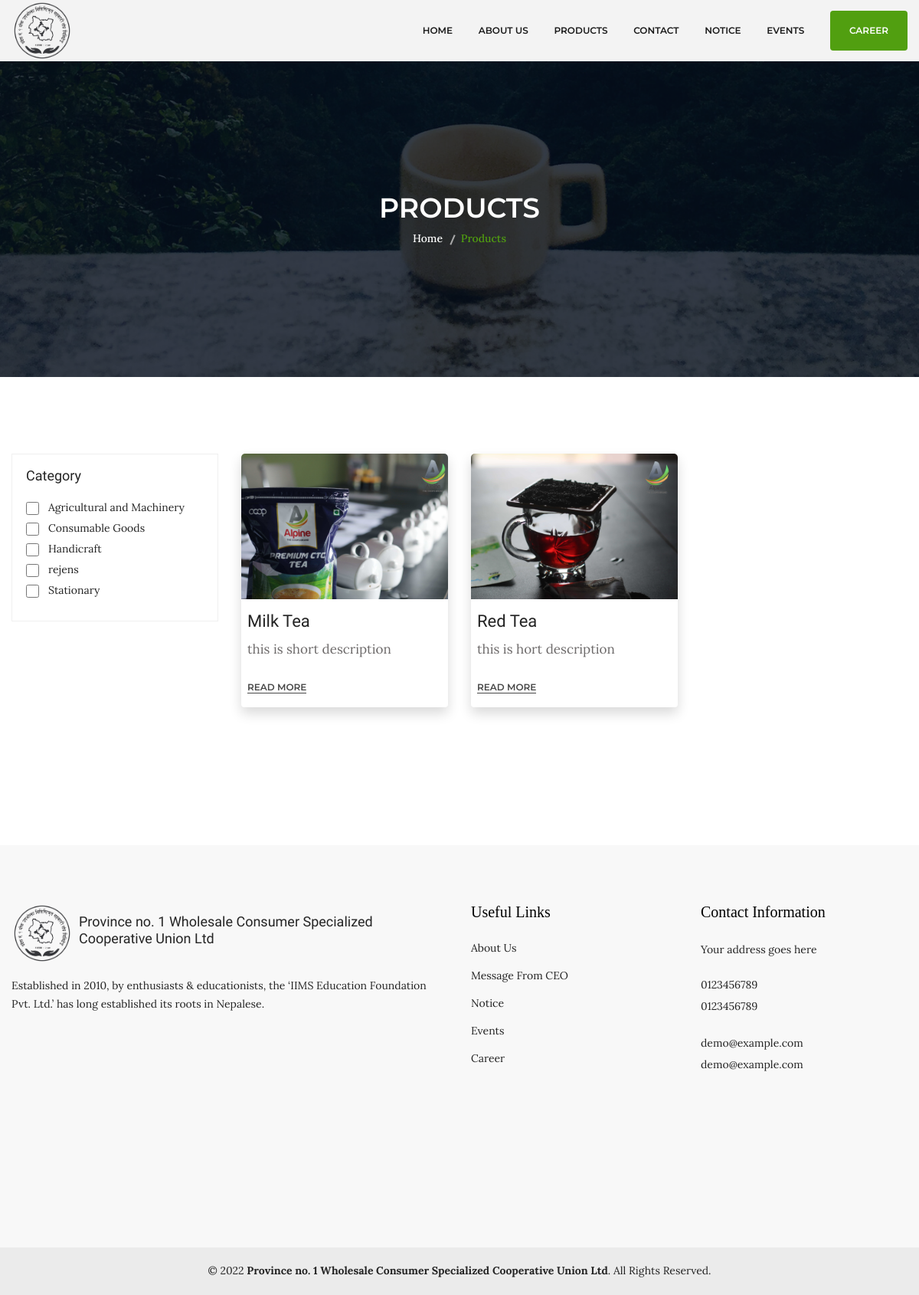
/products.php, run on the app's committed database.
### tables this page shows
CREATE TABLE `products` (
  `id` int(11) NOT NULL,
  `name` varchar(20) DEFAULT NULL,
  `description` varchar(1000) DEFAULT NULL,
  `category` varchar(50) DEFAULT NULL,
  `short_description` varchar(500) DEFAULT NULL,
  `tags` varchar(100) DEFAULT NULL
);

CREATE TABLE `product_image` (
  `image_id` int(11) NOT NULL,
  `id` int(11) DEFAULT NULL,
  `name` varchar(50) DEFAULT NULL,
  `featured` int(11) DEFAULT 0
);

CREATE TABLE `category` (
  `id` int(11) NOT NULL,
  `name` varchar(50) DEFAULT NULL
);

### products.php (the view, shortened to what this page needs)
<?php
require_once('./useable/header.php');
require_once('./config/db_config.php');
?>
<div class="breadcrumb-area bg-image-5 ptb-170">
    <div class="container">
        <div class="breadcrumb-content text-center">
            <h3>PRODUCTS</h3>
            <ul>
                <li><a href="index.php">Home</a></li>
                <li class="active">Products</li>
            </ul>
        </div>
    </div>
</div>
<div class="shop-page-area ptb-100">
    <div class="container">
        <div class="row flex-row-reverse">
            <div class="col-lg-9">
                <div class="grid-list-product-wrapper">
                    <div class="product-grid product-view pb-20">
                        <div class="row">
                            <?php
                            $sql = "SELECT * FROM products ORDER BY id DESC";
                            $result = $conn->query($sql);
                            $result->fetch_all(MYSQLI_ASSOC);
                            foreach ($result as $product) {
                                $sql = "select * from product_image where id = $product[id]";
                                $image = $conn->query($sql)->fetch_all(MYSQLI_ASSOC);
                                $image = $image[0];
                                echo "
                                <div class='product-width col-xl-4 col-lg-4 col-md-4 col-sm-6 col-12 mb-30'>
                                <div class='product-wrapper mb-30 shadow rounded'>
                                    <div class='rounded'>
                                        <img alt='Product' class='product-image'
                                            width='100%'
                                            src='uploads/products/$image[name]' />
                                    </div>
                                    <div class='blog-content px-2 py-3'>
                                        <h4>$product[name]</h4>";
                                $description = $product['short_description'];
                                echo "<p>$description</p>
                                <a class='action-compare' href='product.php?id=$product[id]' >
                                            Read More
                                        </a>
                                    </div>
                                </div>
                            </div>
                                ";
                            }
                            ?>
                        </div>
                    </div>
                </div>
            </div>
            <?php
            $sql = "SELECT * FROM category";
            $result = $conn->query($sql);
            $result->fetch_all(MYSQLI_ASSOC);
            ?>
            <div class="col-lg-3">
                <div class="shop-sidebar-wrapper gray-bg-7 shop-sidebar-mrg">
                    <div class="shop-widget">
                        <h4 class="shop-sidebar-title">Category</h4>
                        <div class="sidebar-list-style mt-20">
                            <ul>
                                <?php
                                foreach ($result as $category) {
                                    echo "
                                    <li>
                                    <input type='checkbox' />
                                    <a href='#'>$category[name]</a>
                                    </li>
                                    ";
                                }
                                ?>
                            </ul>
                        </div>
                    </div>
                </div>
            </div>
        </div>
    </div>
</div>
<?php require_once('./components/Footer.php');
?>

### useable/header.php (shortened to what this page needs)
<!DOCTYPE html>
<html class="no-js" lang="zxx">
<head>
    <link rel="stylesheet" href="assets/css/bootstrap.min.css" />
    <link rel="stylesheet" href="assets/css/animate.min.css" />
    <link rel="stylesheet" href="assets/css/owl.carousel.min.css" />
    <link rel="stylesheet" href="assets/css/slick.css" />
    <link rel="stylesheet" href="assets/css/chosen.min.css" />
    <link rel="stylesheet" href="assets/css/font-awesome.min.css" />
    <link rel="stylesheet" href="assets/css/themify-icons.css" />
    <link rel="stylesheet" href="assets/css/ionicons.min.css" />
    <link rel="stylesheet" href="assets/css/jquery-ui.css" />
    <link rel="stylesheet" href="assets/css/meanmenu.min.css" />
    <link rel="stylesheet" href="assets/css/style.css" />
    <link rel="stylesheet" href="assets/css/responsive.css" />
</head>
<body>
    <header class="header-area gray-bg clearfix sticky-top">
        <div class="header-bottom">
            <div class="container">
                <div class="d-flex justify-content-between align-items-center">
                    <div>
                        <a href="index.php">
                            <img width="80px" alt="Logo" src="assets/img/logo/logo.png" />
                        </a>
                    </div>
                    <div class="col-lg-9 col-md-8 col-6">
                        <div class="d-flex justify-content-end">
                            <div class="main-menu">
                                <nav>
                                    <ul>
                                        <li><a href="index.php">Home</a></li>
                                        <li><a href="about-us.php">About Us</a></li>
                                        <li><a href="products.php">Products</a></li>
                                        <li class="top-hover">
                                            <a href="contact-us.php">contact</a>
                                        </li>
                                        <li class="top-hover">
                                            <a href="notice.php">notice</a>
                                        </li>
                                        <li class="top-hover">
                                            <a href="events.php">events</a>
                                        </li>
                                        <li class="top-hover">
                                            <a class="btn py-3 px-4 rounded text-white bg-project"
                                                href="career.php">career</a>
                                        </li>
                                    </ul>
                                </nav>
                            </div>
                        </div>
                    </div>
                </div>
            </div>
        </div>
    </header>
    <div style="min-height: 87vh;">

### components/Footer.php (shortened to what this page needs)
</div>
<footer class="footer-area pt-75 gray-bg-3">
    <div class="footer-top gray-bg-3 pb-35">
        <div class="container">
            <div class="row">
                <div class="col-md-6 col-12">
                    <div class="footer-widget mb-40">
                        <div class="footer-title mb-25">
                            <div class="d-flex gap-2 align-items-center">
                                <img width="80px" src="./assets/img/logo/logo.png" alt="Logo" />
                                <h5>Province no. 1 Wholesale Consumer Specialized Cooperative Union Ltd</h5>
                            </div>
                            <p class="py-3">Established in 2010, by enthusiasts & educationists, the ‘IIMS Education
                                Foundation
                                Pvt. Ltd.’ has long established its roots in Nepalese.
                            </p>
                            <div id="map" style="height: 200px;"></div>
                        </div>
                    </div>
                </div>
                <div class="col-md-3 col-6">
                    <div class="footer-widget mb-40">
                        <div class="footer-title mb-25">
                            <h4>Useful Links</h4>
                        </div>
                        <div class="footer-content">
                            <ul>
                                <li><a href="about-us.php">About Us</a></li>
                                <li><a href="message-from-ceo.php">Message From CEO</a></li>
                                <li><a href="notice.php">Notice</a></li>
                                <li><a href="events.php">Events</a></li>
                                <li><a href="career.php">Career</a></li>
                            </ul>
                        </div>
                    </div>
                </div>
                <div class="col-md-3 col-6">
                    <div class="footer-widget footer-widget-red footer-black-color mb-40">
                        <div class="footer-title mb-25">
                            <h4>Contact Information</h4>
                        </div>
                        <div class="footer-about">
                            <p>Your address goes here</p>
                            <div class="footer-contact mt-20">
                                <ul>
                                    <li>0123456789</li>
                                    <li>0123456789</li>
                                </ul>
                            </div>
                            <div class="footer-contact mt-20">
                                <ul>
                                    <li>demo@example.com</li>
                                    <li>demo@example.com</li>
                                </ul>
                            </div>
                        </div>
                    </div>
                </div>
            </div>
        </div>
    </div>
    <div class="footer-bottom pb-25 pt-25 gray-bg-2">
        <div class="container">
            <div class="copyright">
                <p class="copy-text text-center"> © 2022 <strong>Province no. 1 Wholesale Consumer
                        Specialized
                        Cooperative Union Ltd</strong>. All Rights Reserved.</p>
            </div>
        </div>
    </div>
</footer>
</body>
</html>

### data on the page
products: product_image.name (picture), name "Milk Tea", short_description "this is short description"
products: product_image.name (picture), name "Red Tea", short_description "this is hort description"
category: name "Agricultural and Machinery"
category: name "Consumable Goods"
category: name "Handicraft"
category: name "rejens"
category: name "Stationary"
